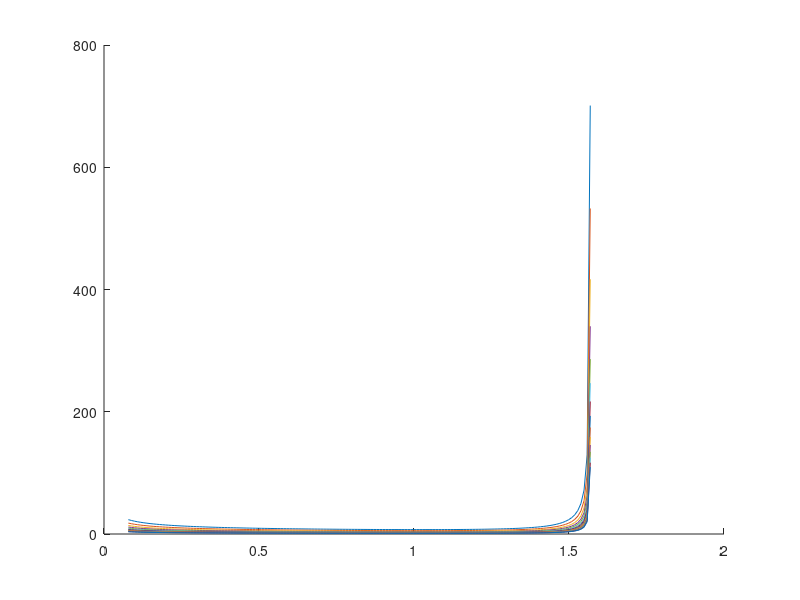

Reproduce this figure in MATLAB. (Note: this script raises an error after producing the figure.)
% % % % % % % % % % % % % % % % % % % % % % % % % % % % % % % % % % % % % % 
% This is the main shell script for ASEN 5218 Homework #2. It facilitates
% running the problems in the homework. To check this homework, the only 
% thing that is required is to run this script.
% % % % % % % % % % % % % % % % % % % % % % % % % % % % % % % % % % % % % %
clear
close all

% Question 1 Plot
figure
hold on
theta = pi/40:.01:pi/2;
num_longerons = 2:1:16;
num_longerons = num_longerons';
for n = 2:1:16
    temp = (sin(pi/n)/n)^(1/2) * (5*sqrt(2*cot(theta)) + sqrt(5./sin(theta)).*1./cos(theta));
    [value_of_mu(n-1),i] = min(temp);
    optimal_theta(n-1,1) = theta(i);
    plot(theta,temp)
end
% table of min thetas
table(num_longerons,optimal_theta)

%finish plot
optimal_theta = [optimal_theta;optimal_theta(1)];
value_of_mu = [value_of_mu,50];
plot(optimal_theta',value_of_mu,'r','linewidth',2);
axis([0,pi/2,0,50]); grid on
title('$\mu_n \mu_{\theta}$ for Increasing Number of Longerons','interpreter','latex')
ylabel('\mu_n \mu_{\theta}');xlabel('\theta, radians')
legend('n = 2','n = 3','n = 4','n = 5','n = 6','n = 7','Minimum \theta','location','northwest')
h = text(optimal_theta(1)+.03,30,['Minimum \theta = ',num2str(optimal_theta(1)*180/pi),'^o'],'horizontalalignment','center');
set(h,'Rotation',90)

% Question 2


% Question 3
% Looking to plot the linear density of both truss designs
E = 110e9; %Pa
rho = 1500; %kg/m^3
thickness_min = 0.5e-3; %m
num_longerons = [3 6 12];
radius = [0.1 0.3 1]; %m
loadP_min = 10; %N
loadP_max = 10000; %N


% Question 4 is a derivation

% Question 5
